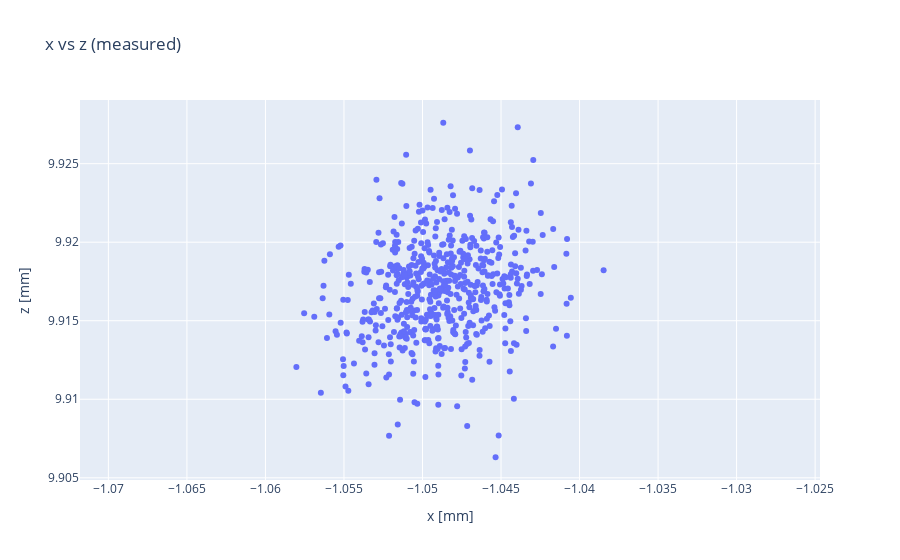

Notebook source saved alongside this figure:
### Code cell
a = 0
b = 2

measured2D = go.Scatter(x=locpred[:,a], y=locpred[:,b], mode='markers')
layout = go.Layout(title='x vs z (measured)', scene=dict(xaxis_title='x [mm]', yaxis_title='z [mm]'))
fig2 = go.Figure(data=[measured2D], layout=layout)
fig2.update_yaxes(scaleanchor='x')
fig2.update_layout(
    xaxis_title="x [mm]",
    yaxis_title="z [mm]"
)
fig2.show()

### Figure 1 — Plotly figure (JSON) as saved in the notebook; plotly's stock layout.template omitted (floating-point values rounded to 4 significant figures; data arrays with more than 128 entries replaced by an {"elided": "..."} marker saying what was removed)
{"data": [{"mode": "markers", "type": "scatter", "x": {"elided": "566 float values"}, "y": {"elided": "566 float values"}}], "layout": {"scene": {"xaxis": {"title": {"text": "x [mm]"}}, "yaxis": {"title": {"text": "z [mm]"}}}, "title": {"text": "x vs z (measured)"}, "xaxis": {"title": {"text": "x [mm]"}}, "yaxis": {"scaleanchor": "x", "title": {"text": "z [mm]"}}}}
